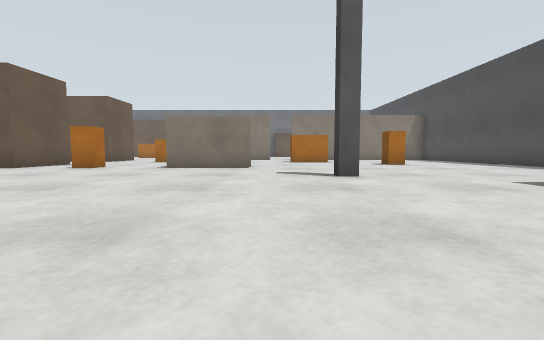
View 1 (above)

24 first-person views from a walk through a Gazebo world. The camera is 0.5 m above the floor, tilts 4° down and sees 90° across. The floor is counted in squares, 1 m on a side. Each view is taken from the middle of a square. On the plan, view 1 faces up. The plan holds only what a view shows up to about 9 squares ahead; the rest is blank. The place goes on beyond the plan.

View 2
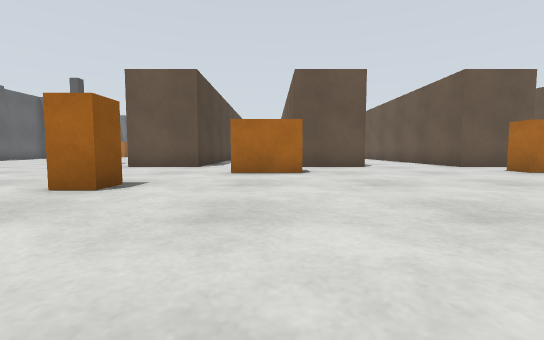

View 3
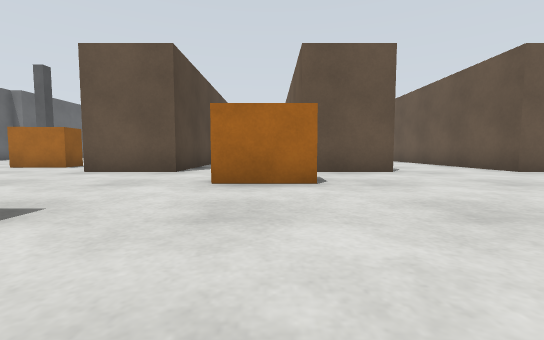

View 4
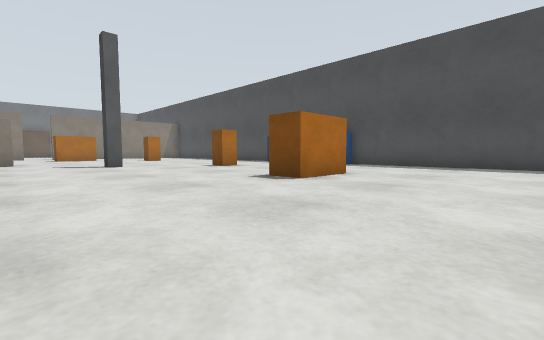

View 5
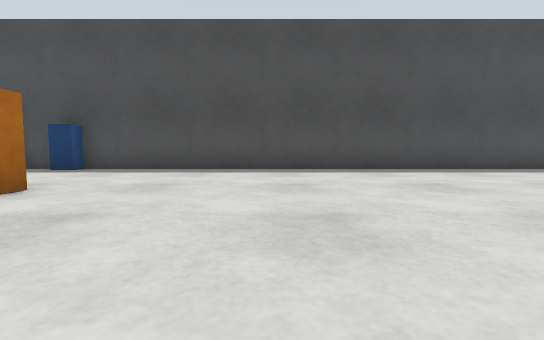

View 6
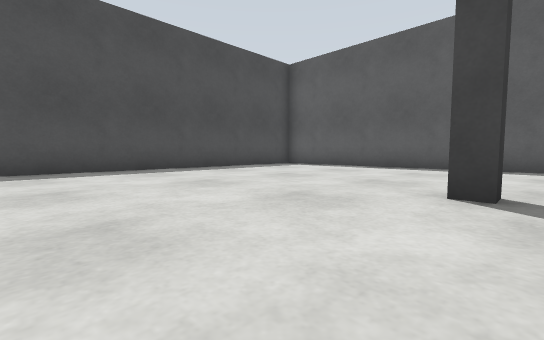

View 7
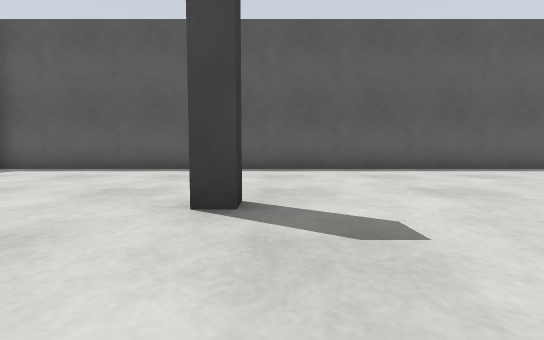

View 8
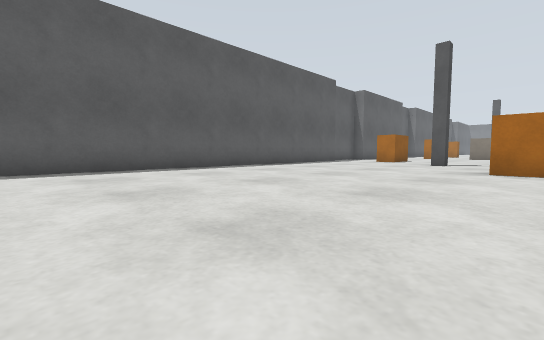

View 9
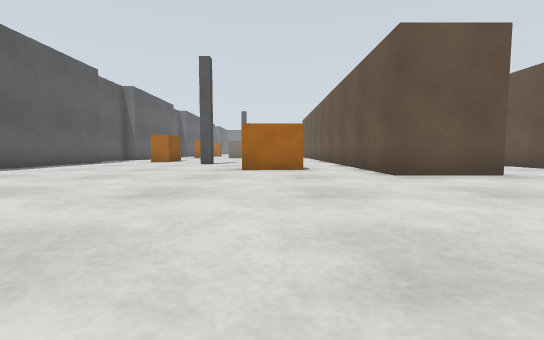

View 10
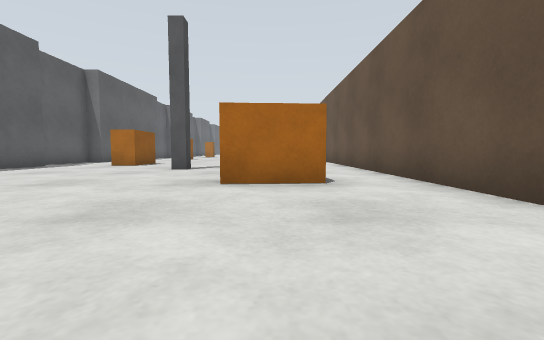

View 11
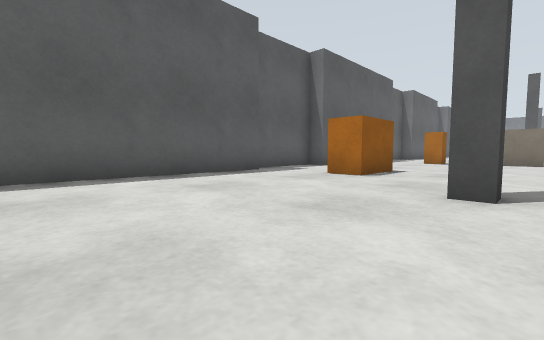

View 12
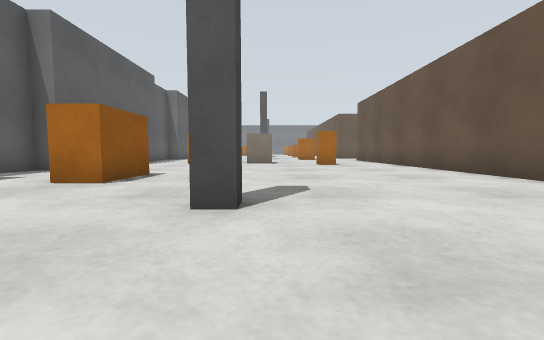

View 13
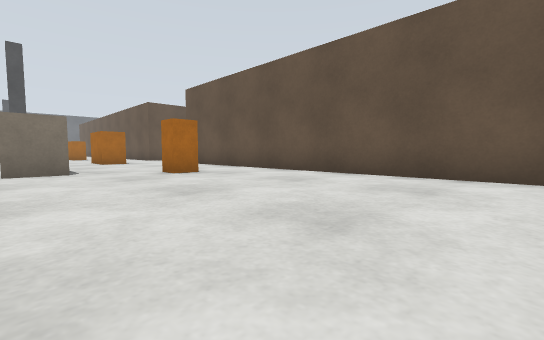

View 14
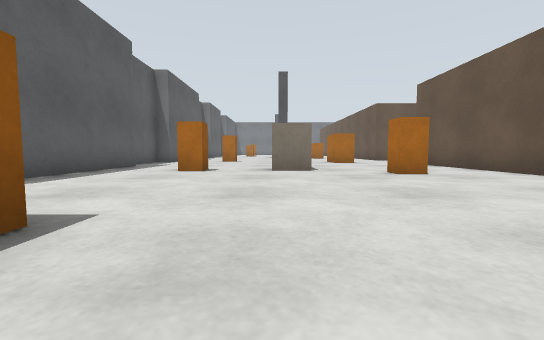

View 15
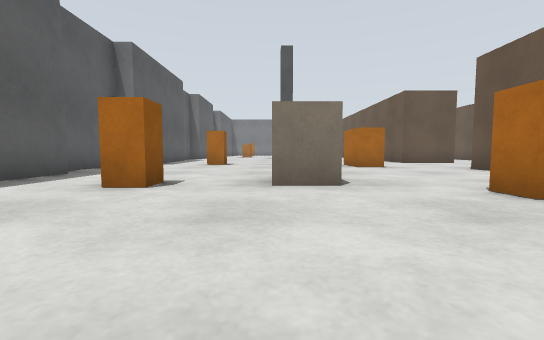

View 16
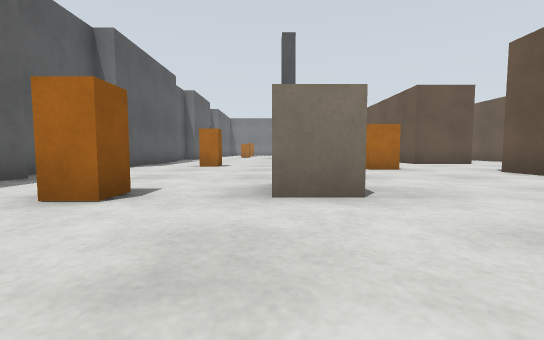

View 17
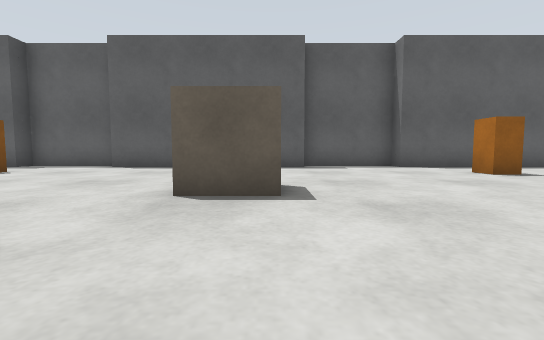

View 18
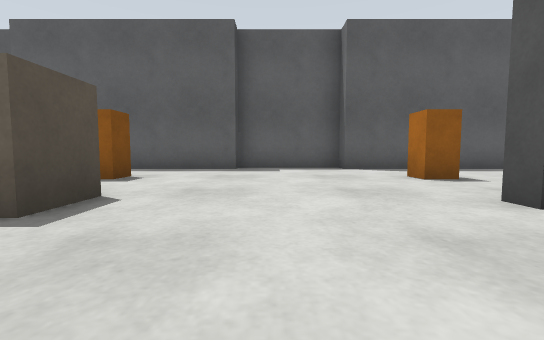

View 19
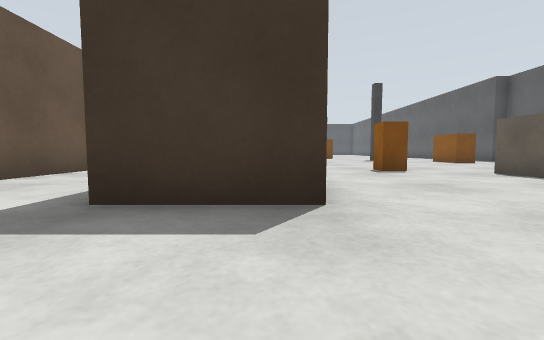

View 20
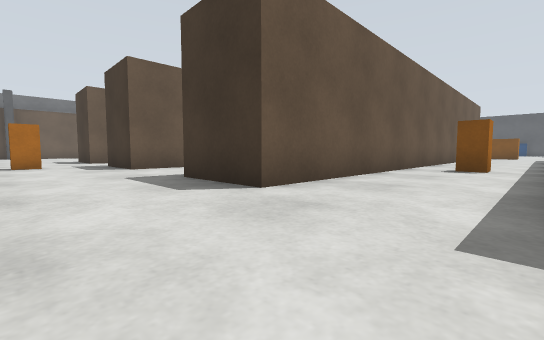

View 21
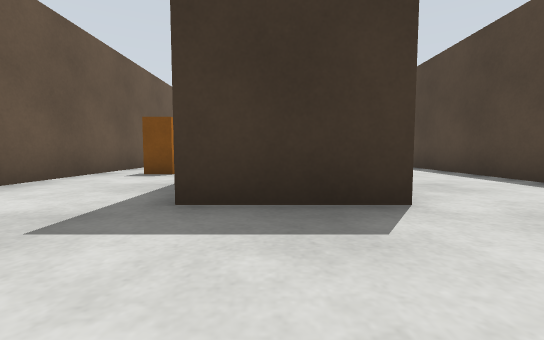

View 22
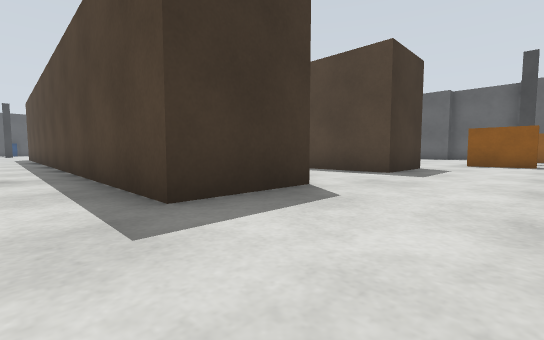

View 23
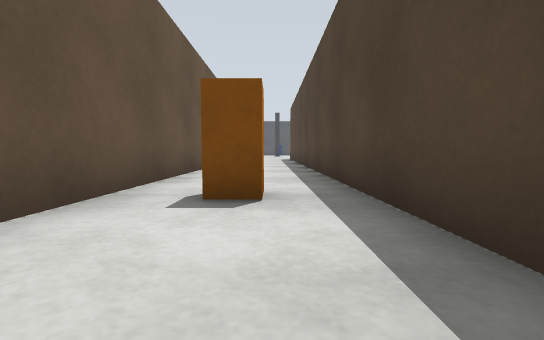

View 24
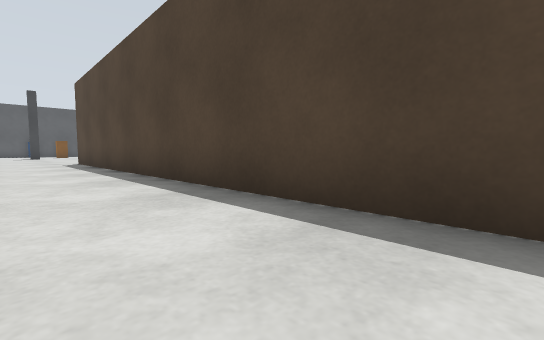

### Floor plan
Points are (right, up) in squares from view 1. A wall is a line through its corners. A room is listed if a view was taken in it or the views show most of it. See-through windows are left out.
Room 1 (views 1, 2, 3, 4, 5, 6, 7, 8, 9, 10, 11, 12, 13, 14, 15, 16, 17, 18, 19, 20, 21, 22, 23, 24)
walls: (-10.1, -0.3) (-7.5, -0.3) (-7.5, -2.5) (-24.5, -2.5) (-24.5, -0.3) (-18.6, -0.3); (-9.6, 2.7) (-11.1, 2.7); (-7.5, 5) (-7.5, 2.6); (-7.4, -12.5) (8.5, -12.5); (-16.8, 2.7) (-24.5, 2.7) (-24.5, 4.9) (-9.2, 4.9); (-13.5, -12.5) (-8.9, -12.5); (-7.5, 10.1) (-7.5, 7.9) (-10.1, 7.9); (-16.6, -13.1) (-14.5, -13.1); (-16.5, 7.9) (-24.5, 7.9) (-24.5, 10.1); (-22.6, -12.5) (-17.4, -12.5); (8.5, -11.5) (8.5, 2.9); (8.5, 8.5) (8.5, 9.1); (-25.5, -13.1) (-23.5, -13.1); (-27.5, -12.5) (-26.4, -12.5)
objects: orange box (-27, -10); grey post (-27, -8) to (-26, -7); orange box (-27, -5) to (-26, -5); orange box (-27, 10) to (-26, 10); grey box (-26, -13); grey box (-23, -13); beige box (-22, -8) to (-21, -7); orange box (-21, -10); orange box (-21, 6); orange box (-20, -5); orange box (-19, 1); grey box (-17, -13); orange box (-16, -10) to (-14, -10); grey box (-14, -13); grey post (-13, -8) to (-12, -7); orange box (-10, -6) to (-9, -4); orange box (-6, 1) to (-5, 2); orange box (-6, 8) to (-5, 8); orange box (-3, -1) to (-3, 0); beige box (-3, 8) to (-3, 9); beige box (-2, 8) to (-1, 9); grey post (1, -8) to (2, -7); grey post (1, 5) to (2, 6); orange box (3, -1) to (4, 0); other object (4, 4) to (5, 4); blue box (8, 2)

Positions as (right, up) in squares from view 1, and headings:
1: (0, 0), facing up
2: (1, 2), facing left
3: (-1, 2), facing left
4: (-1, -4), facing up-right
5: (1, -4), facing right
6: (1, -4), facing down-right
7: (1, -5), facing down
8: (-2, -5), facing down-left
9: (-2, -5), facing left
10: (-5, -5), facing left
11: (-9, -7), facing down-left
12: (-10, -7), facing left
13: (-14, -8), facing up-left
14: (-14, -8), facing left
15: (-17, -8), facing left
16: (-18, -8), facing left
17: (-22, -4), facing down
18: (-24, -5), facing down
19: (-27, -2), facing right
20: (-27, 0), facing up-right
21: (-27, 4), facing right
22: (-27, 6), facing down-right
23: (-24, 6), facing right
24: (-20, 7), facing down-right
